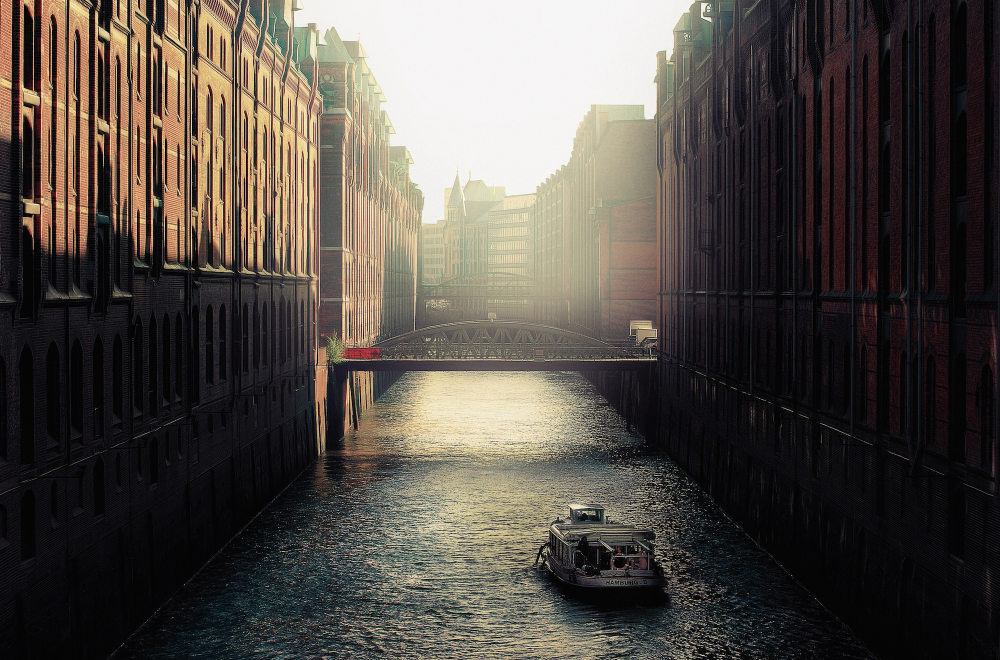
#> input picture src/WebApp/AdminLTE/dist/img/photo4.jpg, 2000 x 1320 px, given in place of p_ori.jpg, which was not available (shown at 1/2 size)
$ jupyter execute --allow-errors some_attempts_on_image_processing.ipynb   (text cells are left out)
#> lines starting #> are read from the running program, lines starting #| are printed output that depends on the picture; after the words box and inside, x2 and y2 are one past the last pixel; in counts of white or black regions, pixels touching at a corner belong together; pictures that were not available may be replaced by others from this repository, and a replacement may not be noted
[cell 1]
import cv2
import numpy as np
from matplotlib import pyplot as plt

[cell 2]
img_ori = cv2.imread('/afs/inf.ed.ac.uk/user/s18/s1891132/Downloads/p_ori.jpg')
#> img_ori is the input picture: shape (1320, 2000, 3); mean B, G, R 70.2, 76.5, 82.9
img_new = cv2.imread('/afs/inf.ed.ac.uk/user/s18/s1891132/Downloads/p_new.jpg')
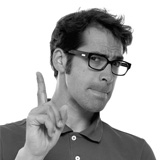
#> input picture src/WebApp/AdminLTE/dist/img/user2-160x160.jpg, 160 x 160 px, given in place of p_new.jpg, which was not available
#> img_new is the input picture: shape (160, 160, 3); min 0, max 255, mean 178.3

[cell 3]
img_ori.dtype

#> (a cell that did not finish here is left out)

[cell 5]
lower = np.array([0,0,0])
upper=np.array([180,255,30])
#> (the rest of this cell did not finish here and is left out)

#> (a cell that did not finish here is left out)

[cell 7]
#plot the histogram

color = ('b','g','r')
thr=np.zeros(3)
#> (the rest of this cell did not finish here and is left out)

[cell 8]
lower = np.array([0,0,0])
upper=np.array([50,50,50])
#> (the rest of this cell did not finish here and is left out)

#> (a cell that did not finish here is left out)

#> (a cell that did not finish here is left out)

[cell 11]
import numpy as np
import cv2 as cv
cap = cv.VideoCapture('/afs/inf.ed.ac.uk/user/s18/s1891132/Downloads/sub.mov')
fgbg = cv.bgsegm.createBackgroundSubtractorMOG()
while(1):
    ret, frame = cap.read()
    fgmask = fgbg.apply(frame)
#> fgmask: shape (1320, 2000); every value is 0
    cv.imshow('frame',fgmask)
    k = cv.waitKey(30) & 0xff
#> (key Esc is pressed here)
    if k == 27:
        break
cap.release()
cv.destroyAllWindows()

[cell 12]
import cv2
import numpy as np
image= cv2.imread('/afs/inf.ed.ac.uk/user/s18/s1891132/Downloads/spirit_new.jpg')
image = cv2.resize(image, (450, 600))
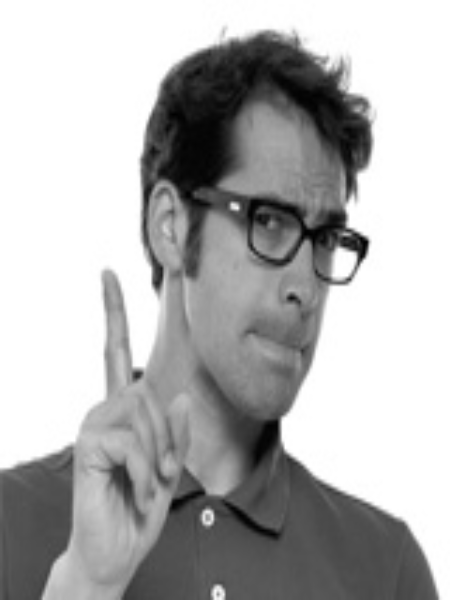
#> image: shape (600, 450, 3); min 0, max 255, mean 178.3
blurred=cv2.pyrMeanShiftFiltering(image,31,91)
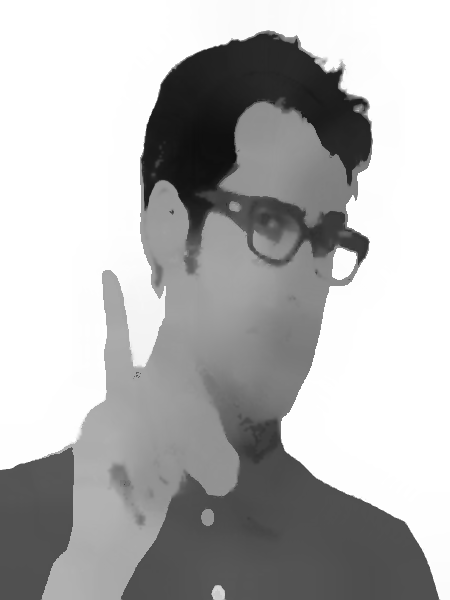
#> blurred: shape (600, 450, 3); min 14, max 255, mean 179.1
gray=cv2.cvtColor(blurred,cv2.COLOR_BGR2GRAY)
ret,threshold=cv2.threshold(gray,0,255,cv2.THRESH_BINARY+cv2.THRESH_OTSU)
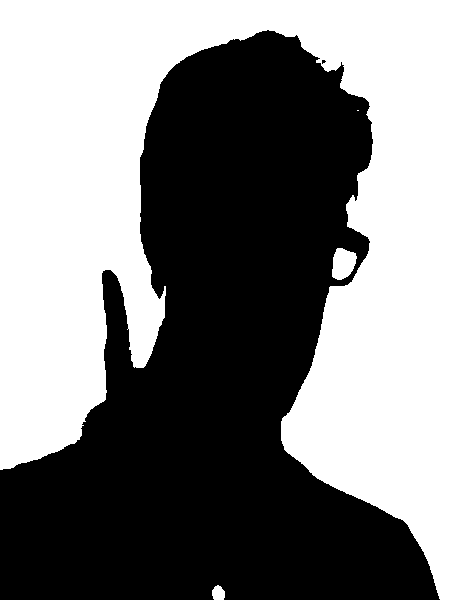
#> threshold: shape (600, 450); 49% white; 4 white regions (1 under 20 px)
#> ret = 180
contours,hierarchy=cv2.findContours(threshold,cv2.RETR_LIST,cv2.CHAIN_APPROX_NONE)
#> contours = 5 contours, 2 with area under 20; largest, box (x1, y1, x2, y2) and area: (0, 0, 450, 600) 130097, (332, 248, 357, 280) 552, (212, 585, 225, 600) 135
print(len(contours))
#| 5
cv2.drawContours(image,contours,0,(0,0,255),6)
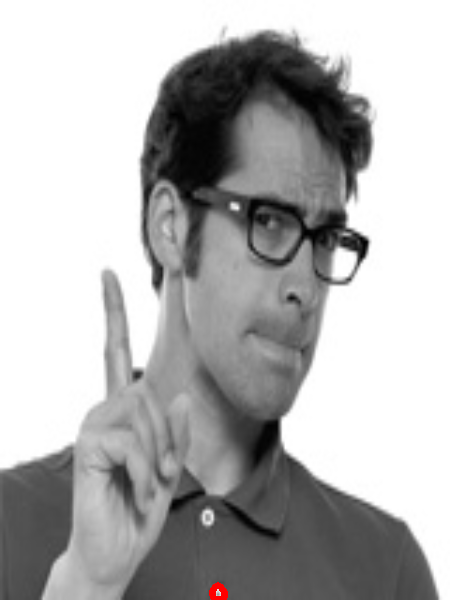
#> image: shape (600, 450, 3); 0.09% of pixels changed, all inside (x1, y1, x2, y2) = (209, 582, 228, 600)
cv2.imshow('Display',image)
cv2.waitKey(10)
